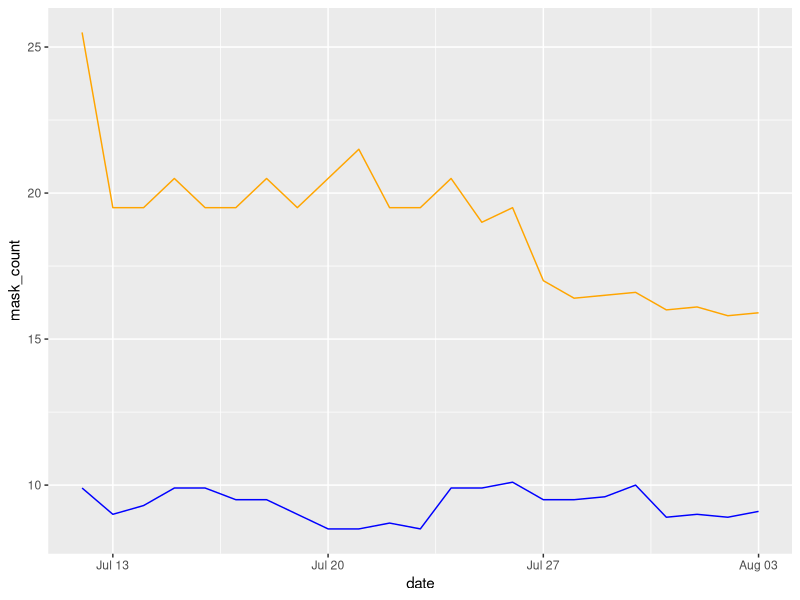

This figure's R source:
## ---- chunk 1
library(tidyverse) 
library(lubridate)
library(ggplot2)
## ---- chunk 2
date = seq(mdy("7/12/2020"),mdy("8/3/2020"),by = 'days')
mask_count = c(25.5,19.5,19.5,20.5,19.5,19.5,20.5,19.5,20.5,21.5,19.5,19.5,20.5,19,19.5,17,16.4,16.5,16.6,16,16.1,15.8,15.9)
no_mask_count = c(9.9,9,9.3,9.9,9.9,9.5,9.5,9,8.5,8.5,8.7,8.5,9.9,9.9,10.1,9.5,9.5,9.6,10,8.9,9,8.9,9.1)
df <- data.frame(date,mask_count,no_mask_count)
view(df)

## ---- chunk 3
ggplot(df, aes(x = date, y = mask_count))+
  geom_line(aes(y = mask_count), colour = "orange") +
  geom_line(aes(y = no_mask_count), colour = "blue")
